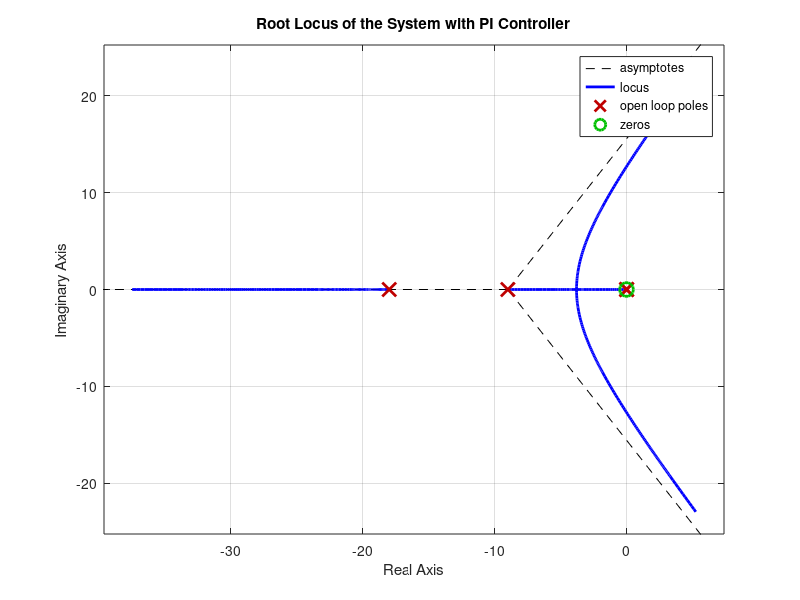

This chart was generated by the following MATLAB code: (Note: this script raises an error after producing the figure.)
%Defining the given system
s = tf('s');
G = 10 / (s*(s+9)*(s+18));

%PI Controller parameters (initial guesses, tweaked below)
Kp = 100; %Starting with a small value for Proportional gain
Ki = 1;   %Starting with a small value for Integral gain

%Defining the PI Controller Open Loop transfer function
PI = Kp + Ki/s;
OL_TF = PI * G;

%Generating the root locus plot of the open-loop transfer function
figure;
rlocus(OL_TF)
title('Root Locus of the System with PI Controller');

%Using rlocfind to test and select points on the root locus plot

[K, poles] = rlocfind(OL_TF);

%Updating Kp and Ki based on the selected gain K
%The gain K returned from rlocfind is used to adjust the PI controller gains
Kp = Kp * K
Ki = Ki * K

%Redefining the PI controller with the updated gains
PI = Kp + Ki/s

%Creating the closed-loop transfer function with the updated PI controller
T = feedback(PI * G, 1)

%Simulating and plot the step response of the closed-loop system
figure;
step(T);
title(sprintf('Closed-Loop Step Response with Kp = %.3f, Ki = %.3f', Kp, Ki));

%Fetching step response characteristics
info = stepinfo(T);

%Displaying the overshoot and settling time
fprintf('Overshoot: %.2f%%\n', info.Overshoot);
fprintf('SettlingTime: %.2f seconds\n', info.SettlingTime);